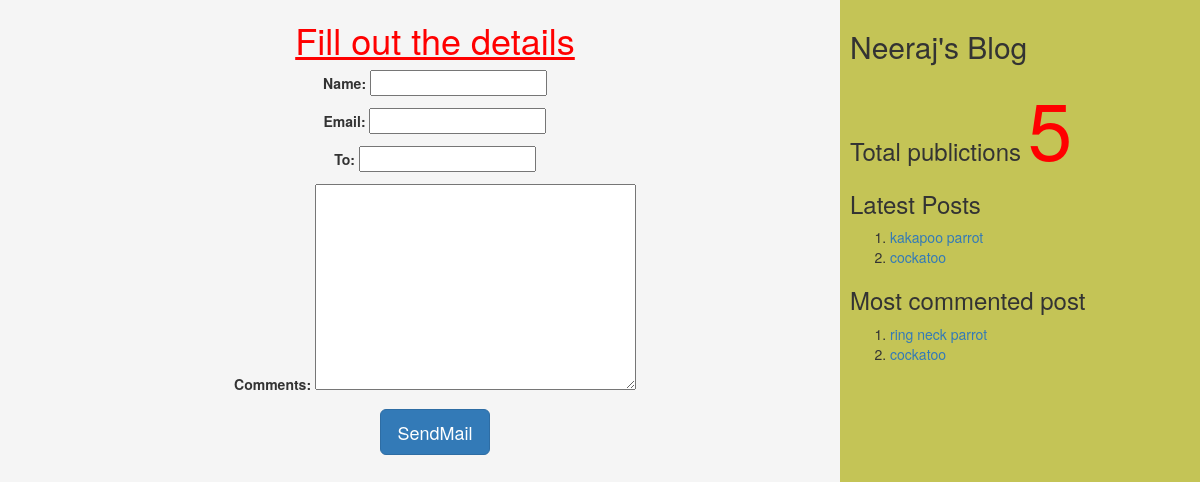
Screenshot of /1/share with the database file from the repository.
### myApp/models.py (models this page shows, shortened)
class Post(models.Model):
          tags=TaggableManager()
          STATUS_CHOICES=(('draft','Draft'),('published','Published'))
          title=models.CharField(max_length=256)
          slug=models.SlugField(max_length=264,unique_for_date='publish')
          author=models.ForeignKey(User,related_name='blog_posts',on_delete= models.CASCADE)
          body=models.TextField()
          publish=models.DateTimeField(default=timezone.now)
          created=models.DateTimeField(auto_now_add=True)
          updated=models.DateTimeField(auto_now=True)
          status= models.CharField(max_length=10,choices=STATUS_CHOICES,default='draft')
          objects=CustomManager()
          class Meta:
                ordering=('-publish',)
          def get_absolute_url(self):
                return reverse('post_detail',args=[self.publish.year,self.publish.strftime('%m'),self.publish.strftime('%d'),self.slug])

### myApp/views.py (the view, shortened to what this page needs)
# urls.py: url(r'^(?P<id>\d+)/share',views.mail_send_view),
def mail_send_view(request,id):
    post=get_object_or_404(Post,id=id,status='published')
    form=EmailSendForm()
    d={'post':post,'form':form}
    return render(request,'myApp/sharebymail.html',d)

### myApp/forms.py
class EmailSendForm(forms.Form):
    name=forms.CharField()
    email=forms.EmailField()
    to=forms.EmailField()
    comments=forms.CharField(required=False,widget=forms.Textarea)

### myApp/models.py (called while the page is built)
    def get_queryset(self):
        return super().get_queryset().filter(status='published')

### myApp/templatetags/mytags.py (called while the page is built)
@register.simple_tag
def total_posts():
    return Post.objects.count()

@register.inclusion_tag('myApp/latest_post.html')
def show_latest_posts(count=3):
    latest_posts=Post.objects.order_by('-publish')[:count]
    return {'latest_posts':latest_posts}

@register.simple_tag
def get_most_commented_posts(count=2):
    return Post.objects.annotate(total_comments=Count('comments')).order_by('-total_comments')[:count]

### templates/myApp/sharebymail.html (shortened to what this page needs)
<html>
{%extends "myApp/parent.html"%}
     {%block content_block%}
     <center>
     <h1 style="color:red"><u>Fill out the details</u></h1>
    <form  method="post">
      {{form.as_p}}
      <input type="submit" class='btn btn-lg btn-primary' value="SendMail">
       </form>
      </center>
    {%endblock%}

### templates/myApp/parent.html (shortened to what this page needs)
<html>
{%load mytags%}
    <head>
        <link rel="stylesheet" href="https://maxcdn.bootstrapcdn.com/bootstrap/3.3.7/css/bootstrap.min.css">
    </head>
    <body>
        <div class="content" style="width:70%;float:left;background-color:whitesmoke;height:300%;padding:0 0 0 30px">
              {%block content_block%}
              {%endblock%}
        </div>
        <div class="sidebar" style="width:30%;float:right;background-color:#c4c456;height:300%;padding:10px">
            <h2>Neeraj's Blog</h2>
            <h3>Total publictions
              <span style="color:red;font-size:80px">
              {%total_posts%}</span>
              <h3>Latest Posts</h3>
              {% show_latest_posts 2 %}
              <h3>Most commented post</h3>
              {%get_most_commented_posts as m%}
              <ol>
                {%for post in m%}
                <li><a href="{{post.get_absolute_url}}">{{post.title}}</a></li>
                {%endfor%}
              </ol>
            </h3>
        </div>
    </body>
</html>

### templates/myApp/latest_post.html
<!DOCTYPE html>
<html lang="en" dir="ltr">
  <body>
    <ol>
    {%for post in latest_posts%}
    <li><a href="{{post.get_absolute_url}}">{{post.title}}</a></li>
    {%endfor%}
    </ol>
  </body>
</html>

### rows the page displays
Post: title "kakapoo parrot"
Post: title "cockatoo"
Post: title "ring neck parrot"
